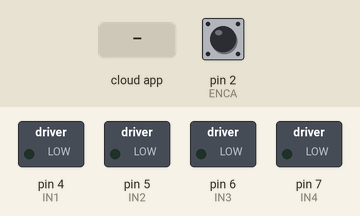
Recording of a sketch running on a simulated Arduino Uno, built with avr-gcc and run on an emulated ATmega328P. Parts: switched loads named in the sketch (green lamp = pin HIGH). The test bench sets the inputs (shaded band); at power-on: pin 2 (ENCA) HIGH. The ROS host is connected and sends only what is stated.

Above: at 1.2 s.
1.3 s: the phone or cloud app sets PWM_Control_Input to 0
At 2.5 s:
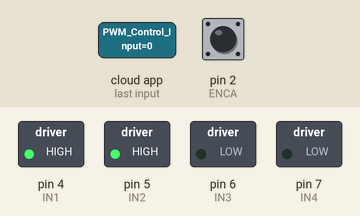
2.8 s: the phone or cloud app sets PWM_Disturbance to 0
At 3.1 s:
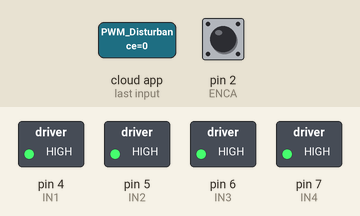
4.3 s: the phone or cloud app sets PWM_Control_Input to 45
At 4.9 s:
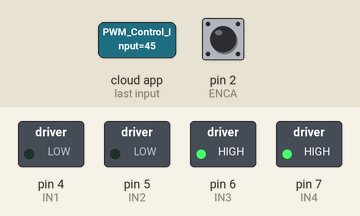
5.8 s: the phone or cloud app sets PWM_Disturbance to 45
At 6.7 s:
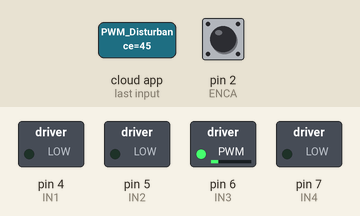
7.3 s: the phone or cloud app sets PWM_Control_Input to 180
At 8.5 s:
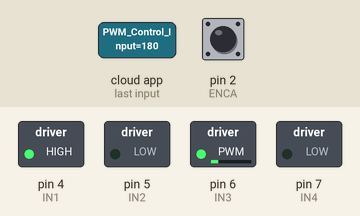
8.8 s: the phone or cloud app sets PWM_Disturbance to 90
At 10.2 s:
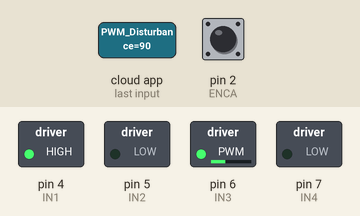
Timing chart, 0 to 11.3 s (numbered marks = the images above; inputs shaded):
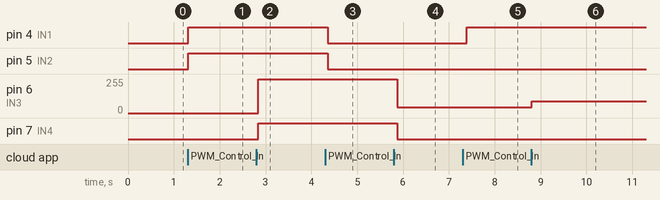

The sketch:

Robust_Control_DC_Motor.ino
```cpp
#include <ros.h>
#include <std_msgs/Float32.h>
#include <std_msgs/Int16.h>

ros::NodeHandle nh;

// Pins
#define ENCA 2
#define ENCB 3
#define IN1 4
#define IN2 5
#define IN3 6
#define IN4 7

// globals
long prevT = 0;
int posPrev = 0;
// Use the "volatile" directive for variables
// used in an interrupt
volatile int pos_i = 0;
volatile float velocity_i = 0;
volatile long prevT_i = 0;


std_msgs::Float32 ang_vel;

ros::Publisher angular_velValue("Angular_Velocity", &ang_vel);


float v1Filt = 0;
float v1Prev = 0;
float v2Filt = 0;
float v2Prev = 0;

void pwm_input(const std_msgs::Int16& pwm_value){

  if ( pwm_value.data > 0 )
  {
  setMotor(false, pwm_value.data,IN1,IN2);
  }
  else
  {
  setMotor(true, abs(pwm_value.data),IN1,IN2);
  }


}

void pwm_input_d(const std_msgs::Int16& pwm_value_d){

  if ( pwm_value_d.data > 0 )
  {

  setMotor(false, pwm_value_d.data,IN3,IN4);
  }
  else
  {

  setMotor(true, abs(pwm_value_d.data),IN3,IN4);
  }


}


ros::Subscriber<std_msgs::Int16> pwm("PWM_Control_Input", &pwm_input);
ros::Subscriber<std_msgs::Int16> disturbance("PWM_Disturbance", &pwm_input_d);

void setup() {

  pinMode(ENCA,INPUT_PULLUP);
  pinMode(ENCB,INPUT_PULLUP);
  pinMode(IN1,OUTPUT);
  pinMode(IN2,OUTPUT);
  pinMode(IN3,OUTPUT);
  pinMode(IN4,OUTPUT);
  attachInterrupt(digitalPinToInterrupt(ENCA),readEncoder,RISING);

  // ROS Setup
  nh.getHardware()->setBaud(57600);
  nh.initNode();
  nh.advertise(angular_velValue);
  nh.subscribe(pwm);
  nh.subscribe(disturbance);
}

void loop() {

  // read the position and velocity
  int pos = 0;
  float velocity2 = 0;
  noInterrupts(); // disable interrupts temporarily while reading
  pos = pos_i;
  velocity2 = velocity_i;
  interrupts(); // turn interrupts back on

  // Compute velocity with method 1
  long currT = micros();
  float deltaT = ((float) (currT-prevT))/1.0e6;
  float velocity1 = (pos - posPrev)/deltaT;
  posPrev = pos;
  prevT = currT;

  // Convert count/s to RPM
  float v1 = velocity1/2086.0*60.0;
  float v2 = velocity2/2086.0*60.0;

  // Low-pass 1st-Order Butterworth filter (25 Hz cutoff)
  v1Filt = 0.854*v1Filt + 0.0728*v1 + 0.0728*v1Prev;
  v1Prev = v1;
  v2Filt = 0.854*v2Filt + 0.0728*v2 + 0.0728*v2Prev;
  v2Prev = v2;

  ang_vel.data=v1Filt;

  float current_angle = pos/2086.0*360.0;


  angular_velValue.publish(&ang_vel);
  nh.spinOnce();
  delay(100);

}

void setMotor(boolean dir, int pwmVal, int in1, int in2){
   // Motor speed

  if(dir == true){
    // CCW -
    digitalWrite(in2,HIGH);
    analogWrite(in1,255-pwmVal);
  }
  else if(dir == false){
    // CW +
    analogWrite(in1,pwmVal);
    digitalWrite(in2,LOW);

  }
}

void readEncoder(){
  // Read encoder B when ENCA rises
  int b = digitalRead(ENCB);
  int increment = 0;
  if(b>0){
    // If B is high, increment forward
    increment = 1;
  }
  else{
    // Otherwise, increment backward
    increment = -1;
  }
  pos_i = pos_i + increment;

  // Compute velocity with method 2
  long currT = micros();
  float deltaT = ((float) (currT - prevT_i))/1.0e6;
  velocity_i = increment/deltaT;
  prevT_i = currT;
}
```

Measured:
- after the input at 1.3 s, pin 4 (IN1), pin 5 (IN2): LOW → HIGH at once
- after the input at 2.8 s, pin 6 (IN3): 0/255 → 255/255 at once; pin 7 (IN4): LOW → HIGH at once
- after the input at 4.3 s, pin 4 (IN1), pin 5 (IN2): HIGH → LOW after 0.05 s
- after the input at 5.8 s, pin 6 (IN3): 255/255 → 45/255 after 0.07 s; pin 7 (IN4): HIGH → LOW after 0.07 s
- after the input at 7.3 s, pin 4 (IN1): LOW → HIGH after 0.09 s
- after the input at 8.8 s, pin 6 (IN3): 45/255 → 90/255 at once
